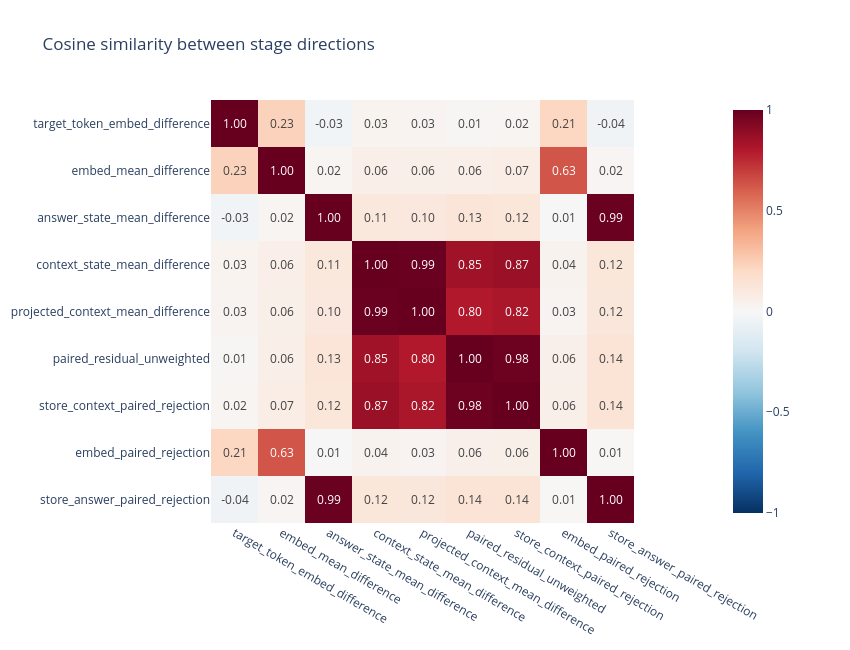

The cell this chart's notebook holds for it:
### Markdown cell above
## 3. How the stage directions align

Cosine similarity between every pair of stage directions, all in the residual stream's coordinates. Blocks along the
diagonal are stages that agree on the concept; near-zero entries between blocks mean two stages read the same concept
along directions that have nothing in common.

### Code cell
# @title 3: Stage cosine matrix { display-mode: "form" }
import plotly.express as px

cosine_stages = report["cosine"]["stages"]
fig = px.imshow(
    report["cosine"]["matrix"].float().numpy(),
    x=cosine_stages,
    y=cosine_stages,
    zmin=-1,
    zmax=1,
    color_continuous_scale="RdBu_r",
    text_auto=".2f",
    title="Cosine similarity between stage directions",
)
fig.update_layout(height=650, width=850)
fig.show()

### Figure 1 — Plotly figure (JSON) as saved in the notebook; plotly's stock layout.template omitted (floating-point values rounded to 4 significant figures)
{"data": [{"coloraxis": "coloraxis", "hovertemplate": "x: %{x}<br>y: %{y}<br>color: %{z}<extra></extra>", "name": "0", "texttemplate": "%{z:.2f}", "type": "heatmap", "x": ["target_token_embed_difference", "embed_mean_difference", "answer_state_mean_difference", "context_state_mean_difference", "projected_context_mean_difference", "paired_residual_unweighted", "store_context_paired_rejection", "embed_paired_rejection", "store_answer_paired_rejection"], "xaxis": "x", "y": ["target_token_embed_difference", "embed_mean_difference", "answer_state_mean_difference", "context_state_mean_difference", "projected_context_mean_difference", "paired_residual_unweighted", "store_context_paired_rejection", "embed_paired_rejection", "store_answer_paired_rejection"], "yaxis": "y", "z": [[1.0, 0.2342, -0.03436, 0.03196, 0.03117, 0.01408, 0.02328, 0.2124, -0.0404], [0.2342, 1.0, 0.01918, 0.06143, 0.05996, 0.0631, 0.07046, 0.6297, 0.01805], [-0.03436, 0.01918, 1.0, 0.1082, 0.105, 0.1257, 0.1189, 0.005886, 0.9886], [0.03196, 0.06143, 0.1082, 1.0, 0.9902, 0.8486, 0.8674, 0.03541, 0.1202], [0.03117, 0.05996, 0.105, 0.9902, 1.0, 0.8027, 0.8208, 0.02579, 0.1156], [0.01408, 0.0631, 0.1257, 0.8486, 0.8027, 1.0, 0.9841, 0.05519, 0.1427], [0.02328, 0.07046, 0.1189, 0.8674, 0.8208, 0.9841, 1.0, 0.05738, 0.1372], [0.2124, 0.6297, 0.005886, 0.03541, 0.02579, 0.05519, 0.05738, 1.0, 0.008416], [-0.0404, 0.01805, 0.9886, 0.1202, 0.1156, 0.1427, 0.1372, 0.008416, 1.0]]}], "layout": {"coloraxis": {"autocolorscale": false, "cmax": 1, "cmin": -1, "colorscale": [[0.0, "rgb(5,48,97)"], [0.1, "rgb(33,102,172)"], [0.2, "rgb(67,147,195)"], [0.3, "rgb(146,197,222)"], [0.4, "rgb(209,229,240)"], [0.5, "rgb(247,247,247)"], [0.6, "rgb(253,219,199)"], [0.7, "rgb(244,165,130)"], [0.8, "rgb(214,96,77)"], [0.9, "rgb(178,24,43)"], [1.0, "rgb(103,0,31)"]]}, "height": 650, "title": {"text": "Cosine similarity between stage directions"}, "width": 850, "xaxis": {"anchor": "y", "constrain": "domain", "domain": [0.0, 1.0], "scaleanchor": "y"}, "yaxis": {"anchor": "x", "autorange": "reversed", "constrain": "domain", "domain": [0.0, 1.0]}}}
